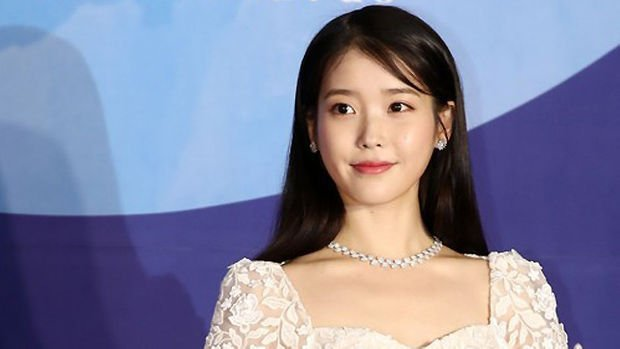
#> input picture cv2/recognition/faces/iu.jpg, 620 x 349 px, given in place of the camera
$ python sample.py
#> lines starting #> are read from the running program, lines starting #| are printed output that depends on the picture
#> further down, frame is the input picture: shape (349, 620, 3); mean B, G, R 158.2, 131.2, 129.4
# -*- coding: utf-8 -*-

import cv2

cap = cv2.VideoCapture(1)

# resize frame
def rescale_frame(frame, percent=75):
#> called with percent = 500
    width = int(frame.shape[1] * percent / 100)
#> width = 3100
    height = int(frame.shape[0] * percent / 100)
#> height = 1745
    dim = (width, height)
#> dim = (3100, 1745)
    return cv2.resize(frame, dim, interpolation=cv2.INTER_AREA)


while True:
    # Capture frame-by-frame
    ret, frame = cap.read()
    frame = rescale_frame(frame, percent=500)

    print(frame.shape)
#| (1745, 3100, 3)

    r, g, b = cv2.split(frame)
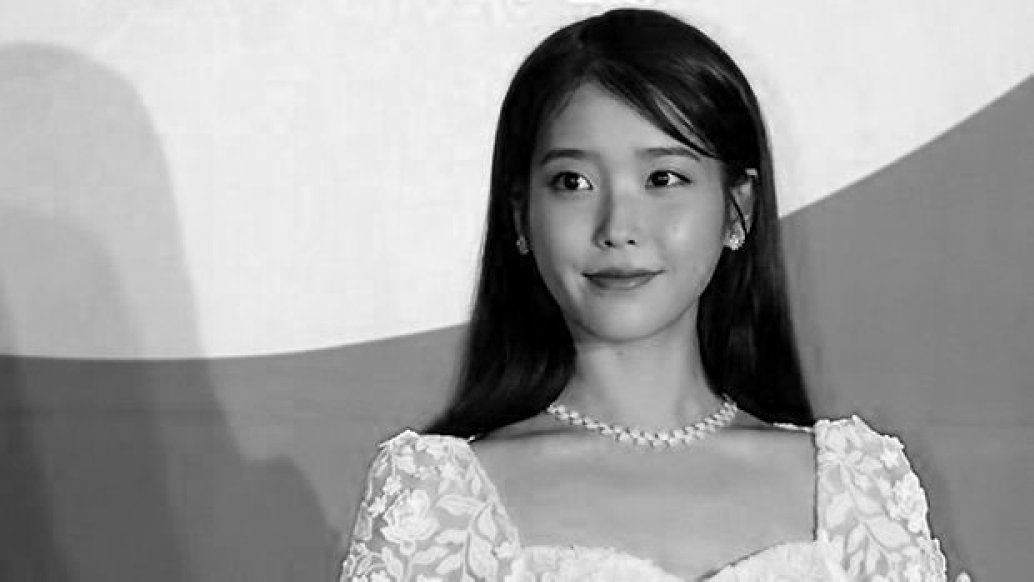
#> r: shape (1745, 3100) (shown at 1/3 size); min 0, max 255, mean 158.2
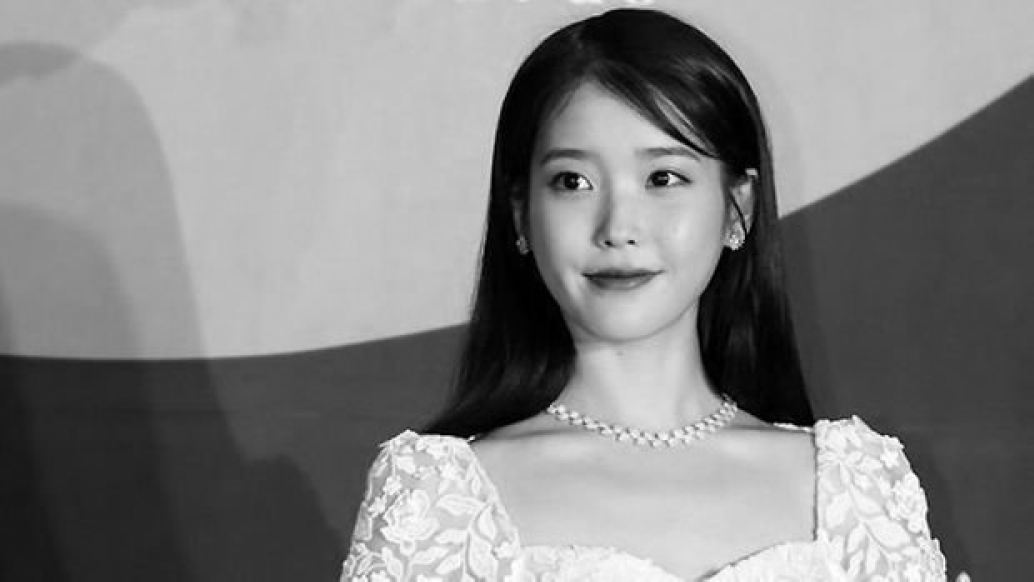
#> g: shape (1745, 3100) (shown at 1/3 size); min 0, max 255, mean 131.2
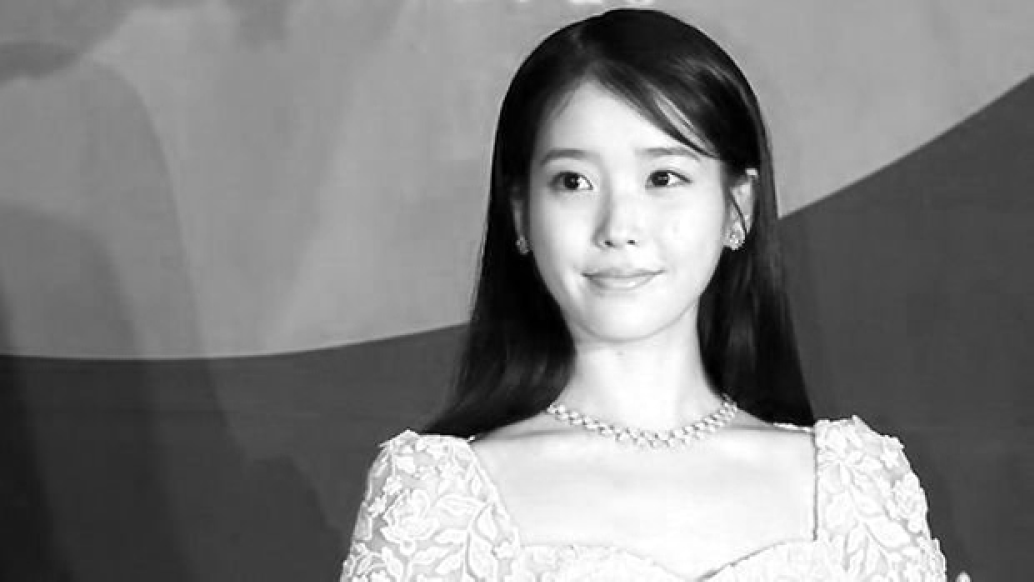
#> b: shape (1745, 3100) (shown at 1/3 size); min 0, max 255, mean 129.4
    cv2.imshow("red", r)
    cv2.imshow("green", g)
    cv2.imshow("blue", b)

    # Our operations on the frame come here
    frame_hsv = cv2.cvtColor(frame, cv2.COLOR_BGR2HSV)
#> frame_hsv: shape (1745, 3100, 3); mean H, S, V 82.7, 101.3, 173.1
    frame_v = frame_hsv[:, :, 2]
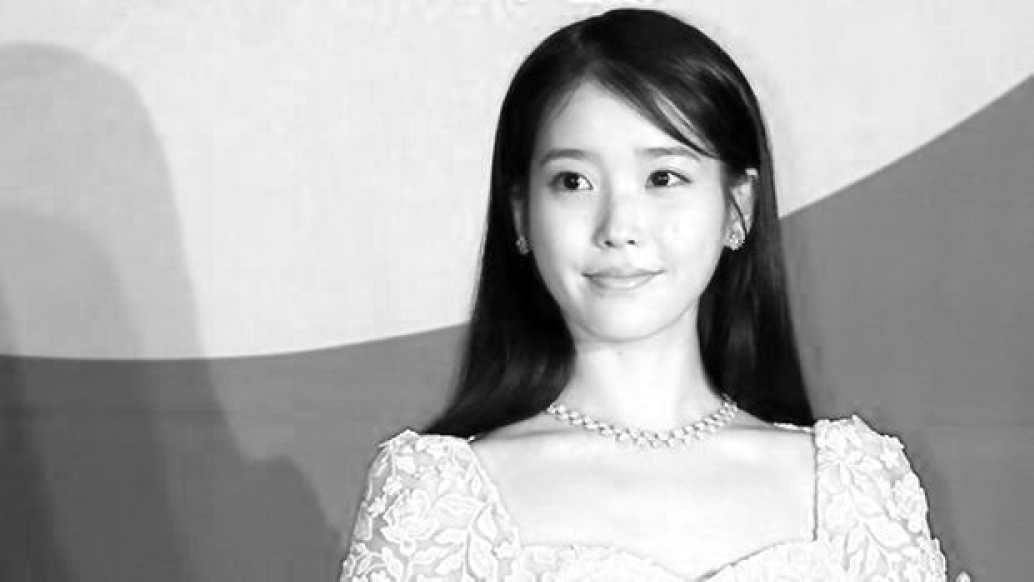
#> frame_v: shape (1745, 3100) (shown at 1/3 size); min 0, max 255, mean 173.1

    # frame_v = cv2.applyColorMap(frame_v, cv2.COLORMAP_HOT)
    # Display the resulting frame
    cv2.imshow("frame", frame_v)

    if cv2.waitKey(25) & 0xFF == ord("q"):
#> (key q is pressed here)
        break

# When everything done, release the capture
cap.release()
cv2.destroyAllWindows()

$ run again, on cv2/recognition/faces/moon.jpg
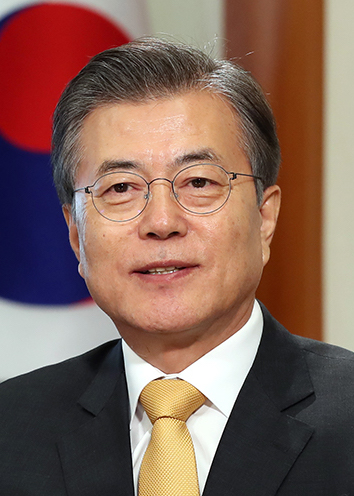
#> input picture cv2/recognition/faces/moon.jpg, 354 x 496 px, given in place of the camera
#> frame is the input picture: shape (496, 354, 3); mean B, G, R 87.9, 99.2, 130.4
#| (2480, 1770, 3)
#> `r, g, b = cv2.split(frame)`:
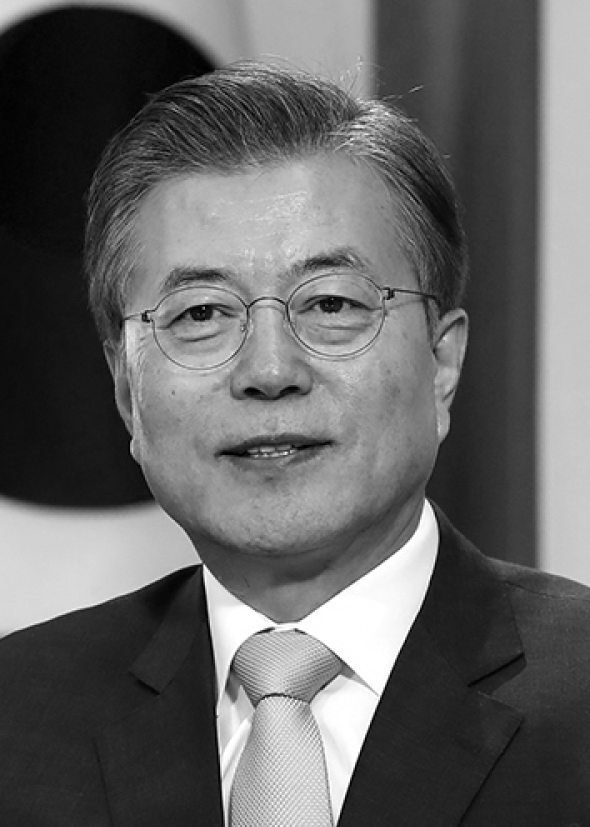
#> g: shape (2480, 1770) (shown at 1/3 size); min 0, max 255, mean 99.2
#> frame_hsv: shape (2480, 1770, 3); mean H, S, V 52.8, 99.9, 135.8
#> `frame_v = frame_hsv[:, :, 2]`:
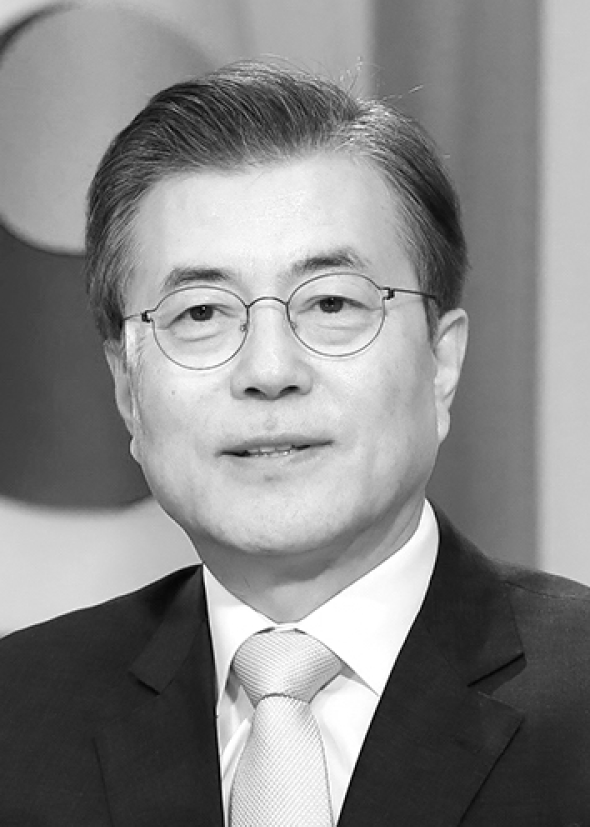
#> frame_v: shape (2480, 1770) (shown at 1/3 size); min 0, max 255, mean 135.8

$ run again, on cv2/recognition/faces/nalbam.jpg
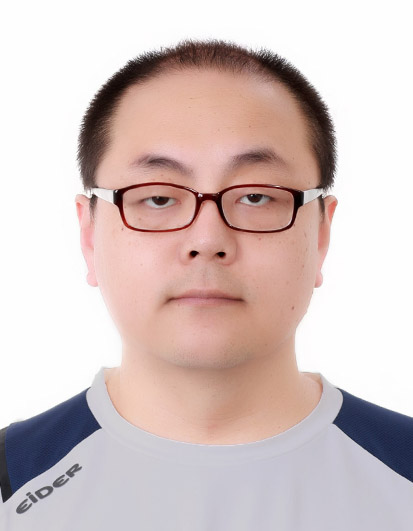
#> input picture cv2/recognition/faces/nalbam.jpg, 413 x 531 px, given in place of the camera
#> frame is the input picture: shape (531, 413, 3); mean B, G, R 193.9, 195.9, 212.5
#| (2655, 2065, 3)
#> `r, g, b = cv2.split(frame)`:
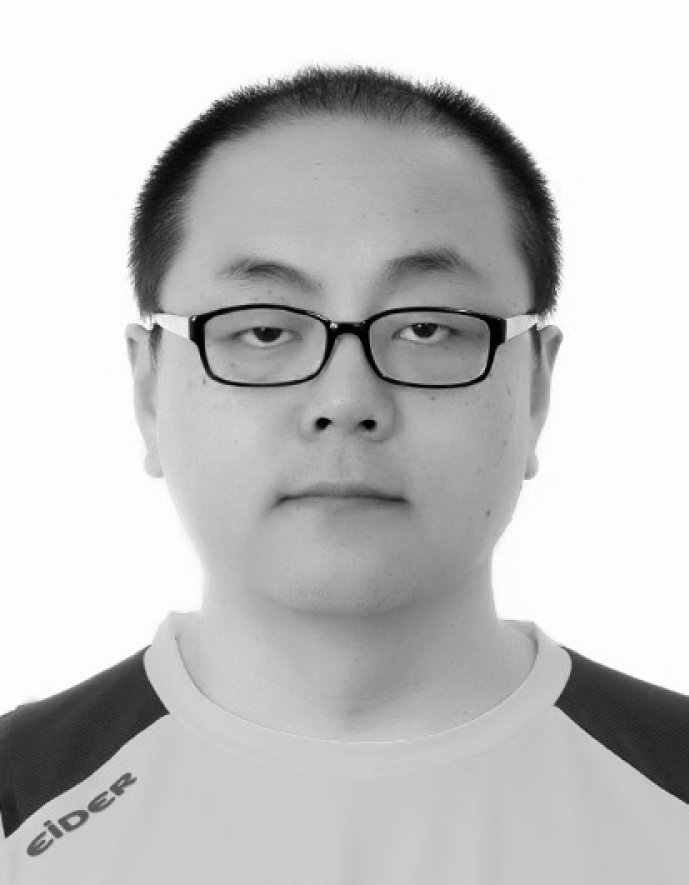
#> g: shape (2655, 2065) (shown at 1/3 size); min 0, max 255, mean 195.9
#> frame_hsv: shape (2655, 2065, 3); mean H, S, V 33.8, 37.1, 215.3
#> `frame_v = frame_hsv[:, :, 2]`:
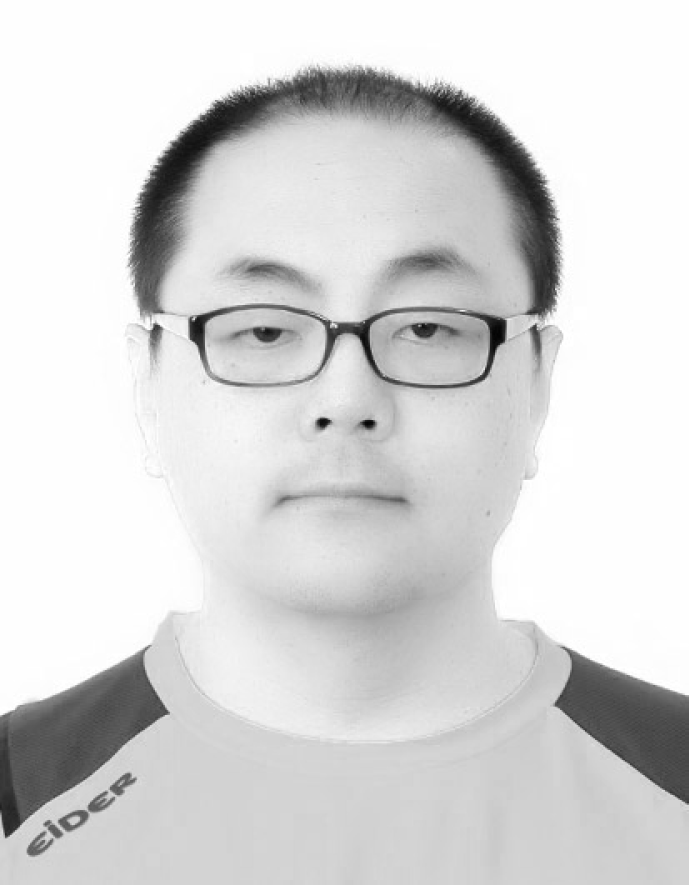
#> frame_v: shape (2655, 2065) (shown at 1/3 size); min 3, max 255, mean 215.3
